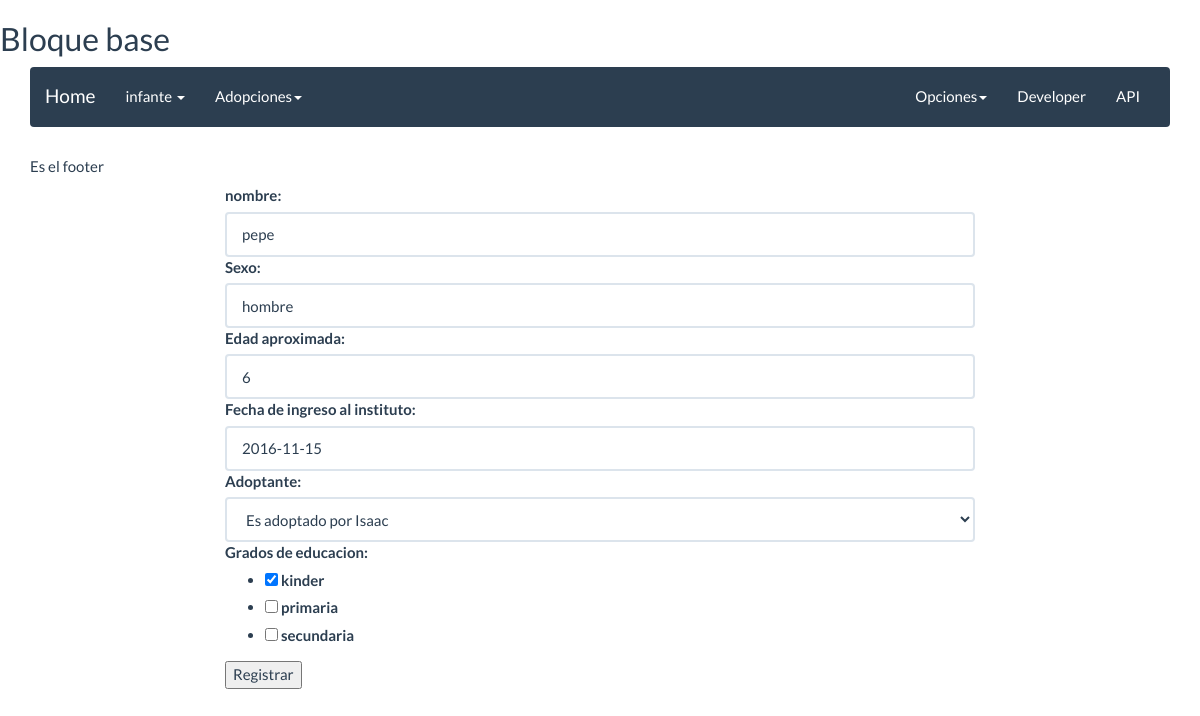
Page /infantes/editar/2/ on the committed database.
### infante/models.py (models this page shows, shortened)
class Infante(models.Model):
    class Meta:
        verbose_name = "Infante"
        verbose_name_plural = "Infantes"
    name = models.CharField(max_length=15,blank=False,null=False)
    sex = models.CharField(max_length=20,blank=False,null=False)
    age = models.IntegerField(default=0)
    date = models.DateField()
    persona = models.ForeignKey(Persona, null=False,blank=False, on_delete=models.CASCADE, related_name='persona_infante')
    educacion = models.ManyToManyField(Educacion, related_name='educacion_infante')

class Educacion(models.Model):
	name = models.CharField(max_length=25,blank=False, null=False)
	def __str__(self):
		return self.name

### adoptante/models.py (models this page shows)
class Persona(models.Model):
    class Meta:
        verbose_name = "Persona"
        verbose_name_plural = "Personas"
    name = models.CharField(max_length=15,blank=False,null=False)
    last_name = models.CharField(max_length=20,blank=False,null=False)
    age = models.IntegerField(default=0)
    telephone = models.IntegerField(default=0,blank=False,null=False)
    email = models.EmailField(blank=False,null=False)
    home = models.TextField(blank=False,null=True)
    usuario = models.ForeignKey(Usuario,null=False,blank=False,related_name='usuario_persona')
    direccion = models.ForeignKey(Direccion,null=False,blank=True,related_name='persona_direccion')
    def __str__(self):
        return "Es adoptado por {0}".format(self.name)

### infante/views.py (the view)
# urls.py: url(r'^editar/(?P<pk>\d+)/$',InfanteUpdateView.as_view(), name='infante_editar'),
class InfanteUpdateView(UpdateView):
	model = Infante
	form_class = InfanteForm
	template_name = 'infante/infante_forms.html'
	success_url = reverse_lazy('infante:infante_listar')

### infante/forms.py
class InfanteForm(forms.ModelForm):
    class Meta:
        model = Infante
        fields = [
        	'name',
        	'sex',
        	'age',
        	'date',
        	'persona',
        	'educacion',
    	]
        labels = {
        'name':"nombre",
        'sex':"Sexo",
        'age':"Edad aproximada",
        'date':"Fecha de ingreso al instituto",
        'persona':"Adoptante",
        'educacion':"Grados de educacion",
    	}
        widgets={
        'name':forms.TextInput(attrs={'class':'form-control'}),
        'sex':forms.TextInput(attrs={'class':'form-control'}),
        'age':forms.TextInput(attrs={'class':'form-control'}),
        'date':forms.TextInput(attrs={'class':'form-control'}),
        'persona':forms.Select(attrs={'class':'form-control'}),
        'educacion':forms.CheckboxSelectMultiple(),
    	}

### templates/infante/infante_forms.html (shortened to what this page needs)
{% extends "base.html" %}
{% block content %}
	<form  method="POST" >
		<div class="row">
			<div class="col-md-8 col-md-offset-2">
				{{form}}
				<button type="submit">Registrar</button>
			</div>
		</div>
	</form>
{% endblock content %}

### rows in the picture
Infante: name "pepe", sex "hombre", age "6", date "2016-11-15", persona "Es adoptado por Isaac"
